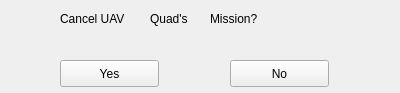
<?xml version="1.0" encoding="UTF-8"?>
<ui version="4.0">
 <class>Form</class>
 <widget class="QWidget" name="Form">
  <property name="geometry">
   <rect>
    <x>0</x>
    <y>0</y>
    <width>400</width>
    <height>93</height>
   </rect>
  </property>
  <property name="windowTitle">
   <string>Form</string>
  </property>
  <widget class="QLabel" name="label">
   <property name="geometry">
    <rect>
     <x>60</x>
     <y>10</y>
     <width>81</width>
     <height>17</height>
    </rect>
   </property>
   <property name="text">
    <string>Cancel UAV </string>
   </property>
  </widget>
  <widget class="QLabel" name="uavName">
   <property name="geometry">
    <rect>
     <x>150</x>
     <y>10</y>
     <width>81</width>
     <height>17</height>
    </rect>
   </property>
   <property name="text">
    <string>Quad's</string>
   </property>
  </widget>
  <widget class="QLabel" name="label_3">
   <property name="geometry">
    <rect>
     <x>210</x>
     <y>10</y>
     <width>81</width>
     <height>17</height>
    </rect>
   </property>
   <property name="text">
    <string>Mission?</string>
   </property>
  </widget>
  <widget class="QPushButton" name="yesButton">
   <property name="geometry">
    <rect>
     <x>60</x>
     <y>60</y>
     <width>99</width>
     <height>27</height>
    </rect>
   </property>
   <property name="text">
    <string>Yes</string>
   </property>
  </widget>
  <widget class="QPushButton" name="noButton">
   <property name="geometry">
    <rect>
     <x>230</x>
     <y>60</y>
     <width>99</width>
     <height>27</height>
    </rect>
   </property>
   <property name="text">
    <string>No</string>
   </property>
  </widget>
 </widget>
 <resources/>
 <connections/>
</ui>
